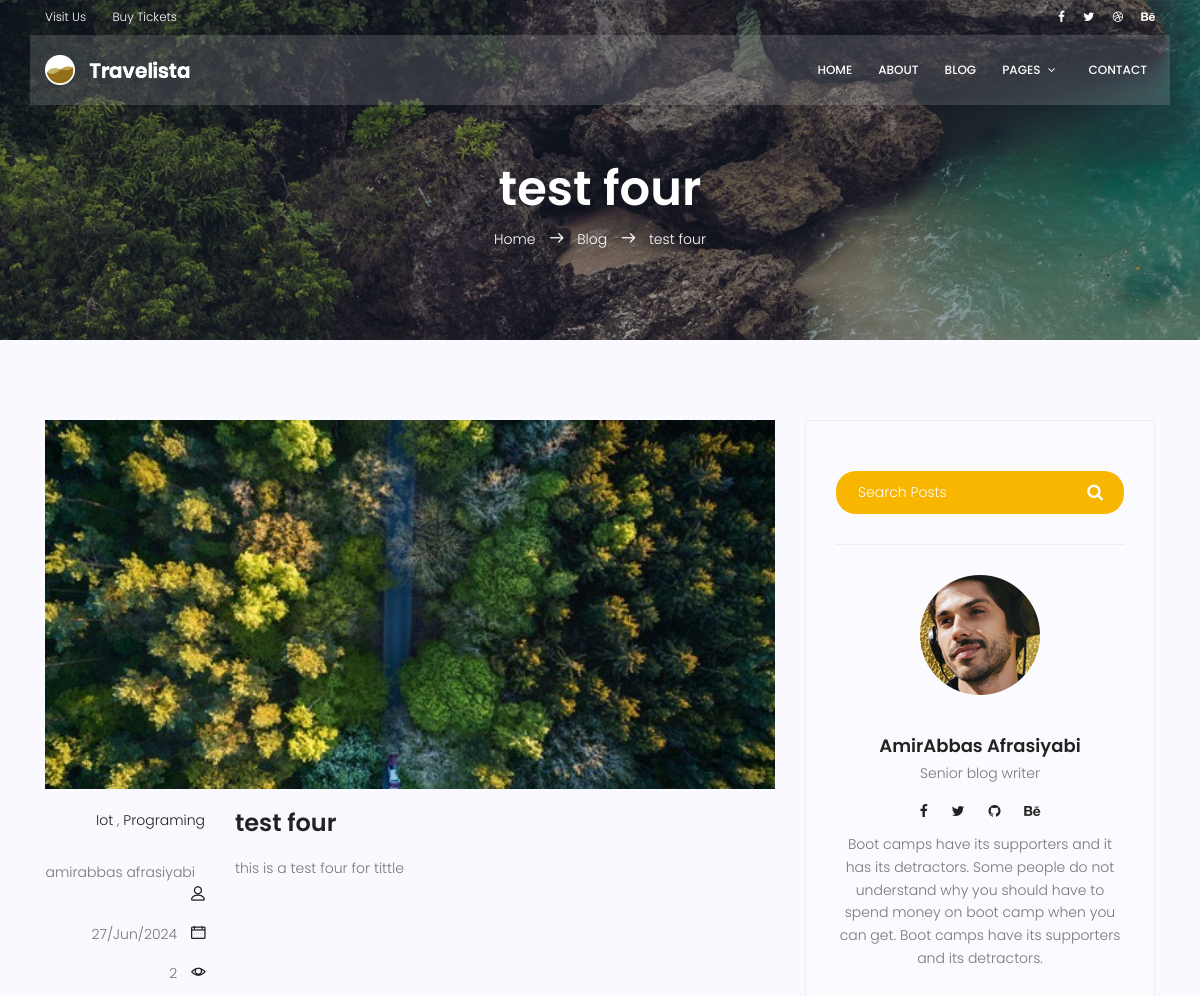
The page /blog/5/ (upper part) on the database as committed earlier.
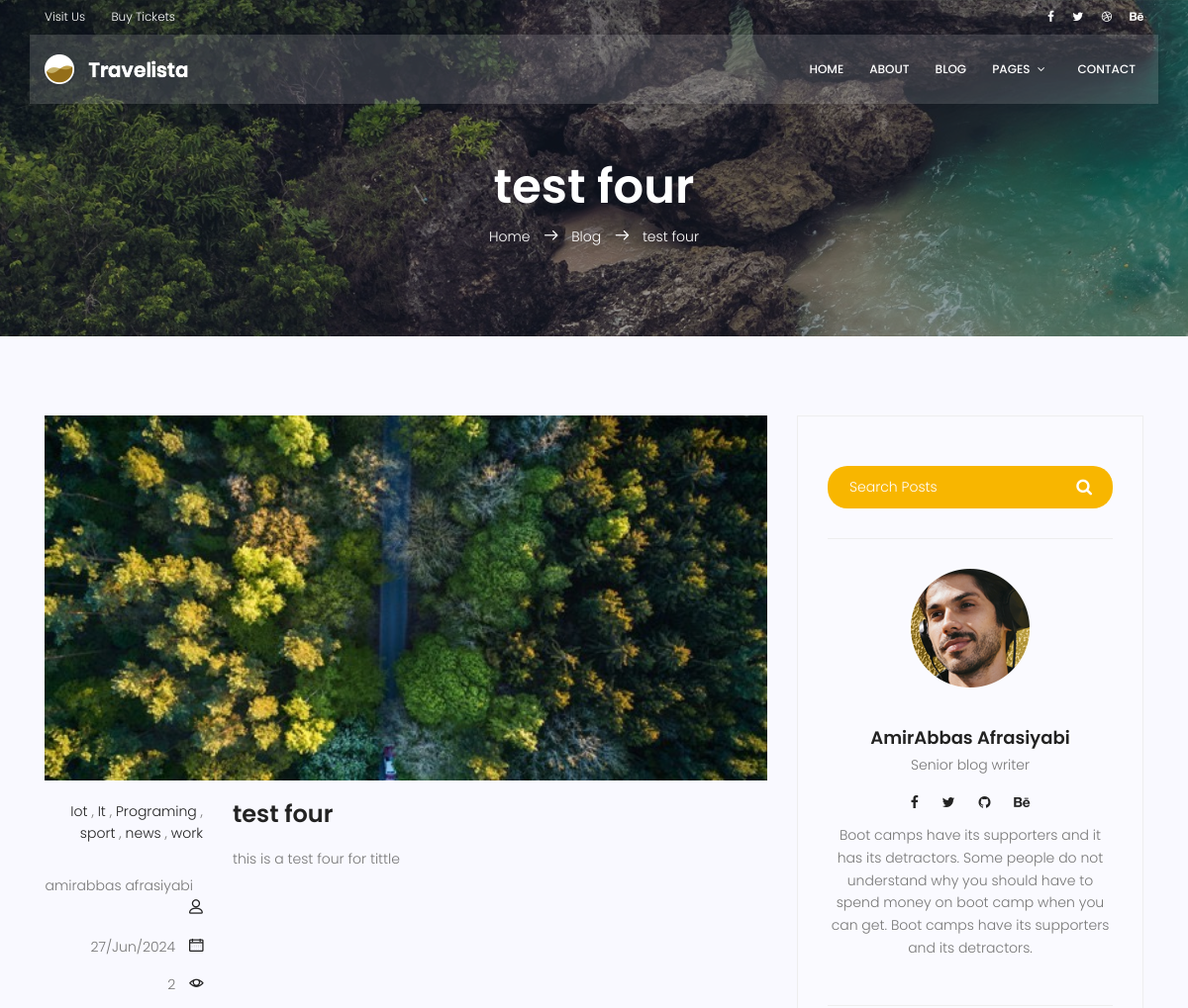
The same page on the database as committed later.
### blog/models.py (models this page shows, shortened)
class Post(models.Model):
    image = models.ImageField(upload_to='blog/',default='blog/default.jpg')
    author = models.ForeignKey(User, related_name = "author" , on_delete=models.SET_NULL, null=True)
    title = models.CharField(max_length=100)
    content = models.TextField()
    category  = models.ManyToManyField(category, blank=True,)
    counted_views = models.IntegerField(default=0)
    status = models.BooleanField( default= False)
    published_date = models.DateTimeField(null= True)
    created_date = models.DateTimeField(auto_now_add=True )
    updated_date = models.DateTimeField(auto_now=True)
    class Meta:
        ordering = ['created_date']
        verbose_name = 'پست'
        verbose_name_plural = ' پست ها'

class category(models.Model):
    name = models.CharField(max_length=255)

### blog/views.py (the view)
# urls.py: path('/<int:pid>/', blog_single, name='single'),
def blog_single(request, pid):
    posts = Post.objects.filter(status=1)
    post = get_object_or_404(posts, pk=pid)
    context = {'post': post}
    return render(request, 'blog/blog-single.html', context)

### blog/templatetags/blog_tags.py (called while the page is built)
@ register.inclusion_tag('blog/blog-popularpost.html')
def latestposts(arg=3):
    posts = Post.objects.filter(status=1).order_by('published_date')[:arg]
    return {'posts': posts}

### templates/blog/blog-single.html (shortened to what this page needs)
{% extends "base.html" %}
{% load static %}
{% load blog_tags %}
{% block content %}
<section class="relative about-banner">
  <div class="overlay overlay-bg"></div>
  <div class="container">
    <div class="row d-flex align-items-center justify-content-center">
      <div class="about-content col-lg-12">
        <h1 class="text-white">{{post.title}}</h1>
        <p class="text-white link-nav">
          <a href="{% url 'website:index' %}">Home </a>
          <span class="lnr lnr-arrow-right"></span>
          <a href="{% url 'blog:index' %}">Blog </a>
          <span class="lnr lnr-arrow-right"></span>
          <a href="{% url 'blog:single' pid=post.id %}">{{post.title}}</a>
        </p>
      </div>
    </div>
  </div>
</section>
<section class="post-content-area single-post-area">
  <div class="container">
    <div class="row">
      <div class="col-lg-8 posts-list">
        <div class="single-post row">
          <div class="col-lg-12">
            <div class="feature-img">
              <img class="img-fluid" src="{{post.image.url}}" alt="" />
            </div>
          </div>
          <div class="col-lg-3 col-md-3 meta-details">
            <ul class="tags">
              {% for cat in post.category.all %}
                <li><a href="#">{{ cat.name }}</a></li> {% if not forloop.last %},{% endif %}
              {% endfor %}
            </ul>
            <div class="user-details row">
              <p class="user-name col-lg-12 col-md-12 col-6">
                <a href="#">{{post.author.get_full_name}}</a> <span class="lnr lnr-user"></span>
              </p>
              <p class="date col-lg-12 col-md-12 col-6">
                <a href="#">{{post.published_date|date:"d/M/Y"}}</a>
                <span class="lnr lnr-calendar-full"></span>
              </p>
              <p class="view col-lg-12 col-md-12 col-6">
                <a href="#">{{post.counted_views}}</a> <span class="lnr lnr-eye"></span>
              </p>
            </div>
          </div>
          <div class="col-lg-9 col-md-9">
            <h3 class="mt-20 mb-20">{{post.title}}</h3>
            <p class="excert">
            {{post.content}}
            </p>
          </div>
        </div>
      </div>
      <div class="col-lg-4 sidebar-widgets">
        <div class="widget-wrap">
          {% include "blog/blog-search.html" %}
          {% include "blog/blog-writter.html" %}
          {% include "blog/blog-news.html" %}
        </div>
      </div>
    </div>
</section>
{% endblock %}

### templates/base.html (shortened to what this page needs)
{% load static %}
<!DOCTYPE html>
<html lang="zxx" class="no-js">
  <head>
    <link rel="stylesheet" href="{% static 'css/linearicons.css' %}" />
    <link rel="stylesheet" href="{% static 'css/font-awesome.min.css' %}" />
    <link rel="stylesheet" href="{% static 'css/bootstrap.css' %}" />
    <link rel="stylesheet" href="{% static 'css/magnific-popup.css' %}" />
    <link rel="stylesheet" href="{% static 'css/jquery-ui.css' %}" />
    <link rel="stylesheet" href="{% static 'css/nice-select.css' %}" />
    <link rel="stylesheet" href="{% static 'css/animate.min.css' %}" />
    <link rel="stylesheet" href="{% static 'css/owl.carousel.css' %}" />
    <link rel="stylesheet" href="{% static 'css/main.css' %}" />
  </head>
  <body>
    <header id="header">
      <div class="header-top">
        <div class="container">
          <div class="row align-items-center">
            <div class="col-lg-6 col-sm-6 col-6 header-top-left">
              <ul>
                <li><a href="#">Visit Us</a></li>
                <li><a href="#">Buy Tickets</a></li>
              </ul>
            </div>
            <div class="col-lg-6 col-sm-6 col-6 header-top-right">
              <div class="header-social">
                <a href="#"><i class="fa fa-facebook"></i></a>
                <a href="#"><i class="fa fa-twitter"></i></a>
                <a href="#"><i class="fa fa-dribbble"></i></a>
                <a href="#"><i class="fa fa-behance"></i></a>
              </div>
            </div>
          </div>
        </div>
      </div>
      <div class="container main-menu">
        <div class="row align-items-center justify-content-between d-flex">
          <div id="logo">
            <a href="{% url 'website:index' %}"
              ><img src="{% static 'img/logo.png' %}" alt="" title=""
            /></a>
          </div>
          <nav id="nav-menu-container">
            <ul class="nav-menu">
              <li><a href="{% url 'website:index' %}">Home</a></li>
              <li><a href="{% url 'website:about' %}">About</a></li>
              <li><a href="{% url 'blog:index' %}">Blog</a></li>
              <li class="menu-has-children">
                <a href="">Pages</a>
              </li>
              <li><a href="{% url 'website:contact' %}">Contact</a></li>
            </ul>
          </nav>
        </div>
      </div>
    </header>
  </body>
</html>
{% block content %}
{% endblock  %}
</body>
</html>

### templates/blog/blog-search.html
{% load static %}
<div class="single-sidebar-widget search-widget">
    <form class="search-form" action="{% url 'blog:search' %}" method="get">
      <input
        placeholder="Search Posts"
        name="s"
        type="text"
        onfocus="this.placeholder = ''"
        onblur="this.placeholder = 'Search Posts'"
      />
      <button type="submit"><i class="fa fa-search"></i></button>
    </form>
  </div>

### templates/blog/blog-writter.html
{% load static %}
<div class="single-sidebar-widget user-info-widget">
    <img src="{% static 'img/blog/user-info.png' %}" alt="" />
    <a href="#"><h4>AmirAbbas Afrasiyabi</h4></a>
    <p>Senior blog writer</p>
    <ul class="social-links">
      <li>
        <a href="#"><i class="fa fa-facebook"></i></a>
      </li>
      <li>
        <a href="#"><i class="fa fa-twitter"></i></a>
      </li>
      <li>
        <a href="#"><i class="fa fa-github"></i></a>
      </li>
      <li>
        <a href="#"><i class="fa fa-behance"></i></a>
      </li>
    </ul>
    <p>
      Boot camps have its supporters and it has its detractors. Some
      people do not understand why you should have to spend money on
      boot camp when you can get. Boot camps have its supporters and its
      detractors.
    </p>
  </div>

### templates/blog/blog-popularpost.html (shortened to what this page needs)
{% load static %}

### templates/blog/blog-ads.html (shortened to what this page needs)
{% load static %}

### templates/blog/blog-news.html (shortened to what this page needs)
{% load static %}
          </div>

### templates/blog/blog-tags.html (shortened to what this page needs)
{% load static %}

Rows that differ between the two databases and show on the page:
now on this page (row unchanged): category: name "It"
shown differently, row unchanged: category "Programing": now shows ","
added category: name "sport"
added category: name "news"
added category: name "work"
